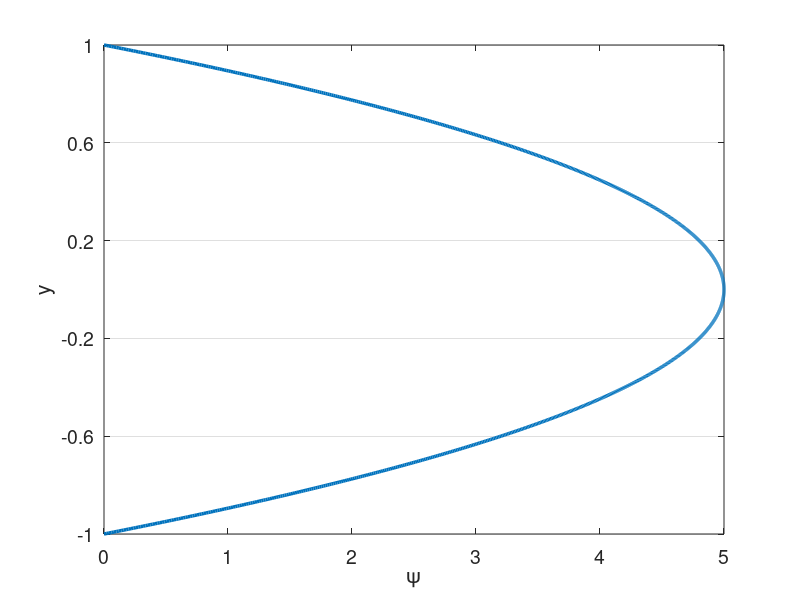

Here is the MATLAB script that generated this plot: (Note: this script raises an error after producing the figure.)
% clc
clear all
close all


set(0,'DefaultAxesFontSize',14)
set(0,'defaultLineLineWidth',2.5)
% set(0,'DefaultFigureWindowStyle','docked')


linestyles = {'k-','b-','r-','g-','c-','m-','k--','b--','r--','g--','c--','m--','k-.','b-.','r-.','g-.','c-.','m-.','k:','b:','r:','g:','c:','m:'};
pointstyles = {'ko','bo','ro','go','co','mo','k^','b^','r^','g^','c^','m^','ks','bs','rs','gs','cs','ms','k*','b*','r*','g*','c*','m*','k+','b+','r+','g+','c+','m+'};
%%

%%%%%%%%%%%%%%%%%%%%%%%%%%%%%%%%%%%%%%%%%%%%%%%%%%%%%%%%%%%%%%%%%%
% Navier-Stokes Solver Demo (2D Channel)
%%%%%%%%%%%%%%%%%%%%%%%%%%%%%%%%%%%%%%%%%%%%%%%%%%%%%%%%%%%%%%%%%%

format compact;
format short; 
Re = 10; Pr=0.8; Pe=Re*Pr; 
dpdx = 1;

%N=16; E=5; N1=N+1; nL=N1*N1*E;  % 16th order
N=4; % polynomial order  
Ex=1; % Number of elements in x
Ey=5; % Number of elements in y
CFL=0.1;
u_ic = Re;
pert = 0.0;
f_ic = @(x,y) u_ic*(1-y.^4)/2;

%% Enrichment information
en_on = 1;
N_en_y = 1; 
en_mag = 10;
psi = {@(x,y) en_mag*(0.5*(1 - y.^2) + 0.*x), @(x,y) 0.*y + 0.*x};
gpsi = {@(x,y) 0.*y + 0.*x, @(x,y) en_mag*(-1.*y + 0.*x), ...
        @(x,y) 0.*y + 0.*x, @(x,y) 0.*y + 0.*x};
hpsi = {@(x,y) 0.*y + 0.*x, @(x,y) en_mag*(-1 - 0.*y + 0.*x), ...
        @(x,y) 0.*y + 0.*x, @(x,y) 0.*y + 0.*x};

    
% Law of the wall
% Re_t = Re;
% u_tau = 1;
% nu = 1/Re_t;
% kap = 0.41;
% beta = 5.2;
% dypdy = u_tau/nu;
% ypb = 11.062299784340414;
% yp = @(y) (1-abs(y))*Re_t;
% psi = {@(x,y) (yp(y) <= ypb).*yp(y) + (yp(y) > ypb).*(1./kap.*log(yp(y)+eps)+beta) + 0.*x, @(x,y) 0.*y + 0.*x};
% gpsi = {@(x,y) 0.*y + 0.*x,  @(x,y) ((yp(y) <= ypb).*1 + (yp(y) > ypb).*1/(kap*(yp(y)+eps)))*dypdy + 0.*x,...
%         @(x,y) 0.*y + 0.*x, @(x,y) 0.*y + 0.*x};
% hpsi = {@(x,y) 0.*y + 0.*x,  @(x,y) ((yp(y) <= ypb).*0 + (yp(y) > ypb).*-1./(kap*(yp(y)+eps).^2))*dypdy*dypdy + 0.*x,...
%         @(x,y) 0.*y + 0.*x, @(x,y) 0.*y + 0.*x};
    

%% Plot psi
figure
ys_plot = linspace(-1,1,1000);
plot(psi{1}(0,ys_plot),ys_plot)
xlabel('\psi')
ylabel('y')
set(gca, 'YGrid', 'on', 'XGrid', 'off')
    yticks(linspace(-1,1,Ey+1));

psi_p = psi{1}(0,N_en_y*2/Ey-1);
dypsi_p1 = gpsi{2}(0,N_en_y*2/Ey-1);
dypsi_p2 = gpsi{2}(0,1-N_en_y*2/Ey);

%% Begin Solve
E=Ex*Ey; % Total number of elements
N1=N+1;
disp("Generating Matrices")
Q=makeq(Ex,Ey,N); % Global continuity
R=maker(Q,Ex,N); % Restriction matrix, applies Dirichlet conditions
[X,Y]=make_geom_channel(Ex,Ey,N);      % Geometry in local form
en_b_nodes = get_en_bound_nodes(Ex,Ey,N,N_en_y);

Ys = zeros(Ey*length(Y(1,:,1)),1);
for i = 1:Ey
    Ys((i-1)*(N+1)+1:(i)*(N+1)) = Y(1,:,(i-1)*Ex+1);
end
        
[G,J,ML,RX]=make_coef(X,Y);
[Ah,Bh,Ch,Dh,z,w]=semhat(N);
[Gs, Gs_x, Gs_y] =  face_mats(X,Y,E,N);
Gs_c = R*Q'*apply_en_cont(Gs,en_b_nodes,psi_p);
Gsb = R*Q'*Gs*Q*R';


[n,nb]=size(R); 
nL=N1*N1*E;

Ab=spalloc(nL,nL,nL*N);    %  Generate Abar
for j=1:nL
    x=zeros(nL,1); 
    x(j)=1; 
    Ab(:,j)=abar_c(x,Dh,G,Q);  % assembled Neumann Operator
end
A_c=R*Q'*apply_en_cont(Ab,en_b_nodes,psi_p);
S_check=full(Ab);
Ab = Q'*Ab*Q;
A=R*Ab*R'; % Full stiffness matrix
Bb=reshape(ML,nL,1); % Form Mass matrix
Bb=diag(Bb); 
Bb=sparse(Bb); 
Ma=R*Q'*Bb*Q*R'; % Assembling mass matrix  % Full mass matrix
M_c = R*Q'*apply_en_cont(Bb,en_b_nodes,psi_p);


%%
M_check=full(Bb);

Ma_uv_check = zeros(2*nL);
Ma_uv_check(1:nL,1:nL) = M_check;
Ma_uv_check(nL+1:2*nL,nL+1:2*nL) = M_check;
A_uv_check = zeros(2*nL);
A_uv_check(1:nL,1:nL) = S_check;
A_uv_check(nL+1:2*nL,nL+1:2*nL) = S_check;

M_q = full(Ma);
S_q = full(A);


%%
% Assemble overall system matrices
nn = length(Ma); % number of nodes in the domain
Ma_uv = zeros(2*nn);
Ma_uv(1:nn,1:nn) = Ma;
Ma_uv(nn+1:2*nn,nn+1:2*nn) = Ma;
Ma_uv = sparse(Ma_uv);
A_uv = zeros(2*nn);
A_uv(1:nn,1:nn) = A;
A_uv(nn+1:2*nn,nn+1:2*nn) = A;
A_uv = sparse(A_uv);
ML_uv = zeros(2*(N+1),2*(N+1),E);
ML_uv(1:N+1,1:N+1,1:E) = ML;
ML_uv(N+2:2*(N+1),N+2:2*(N+1),1:E) = ML;
G_uv = zeros(2*nn);
G_uv(1:nn,1:nn) = Gsb;
G_uv(nn+1:2*nn,nn+1:2*nn) = Gsb;
G_uv = sparse(G_uv);



%% Assemble enrichment matrices
psi_xy{1} = psi{1}(X,Y);
psi_xy{2} = psi{2}(X,Y);
if en_on
    disp("Computing enrichment")
    [Mp,Sp,T1,T2,T1_alt,T1_alt2,Mp_alt,Sp_alt,z_en,w_en] = enrich_mats(X,Y,E,N,psi,gpsi,hpsi,J);
    nb = N1*N1;
        
    for k=1:2
        Mp_all{k} = zeros(nb*E,nb*E);
        Sp_all{k} = zeros(nb*E,nb*E);
        T1_all{k} = zeros(N+1,N+1,E);
        T2_all{k} = zeros(N+1,N+1,E);
        T1_alt_all{k} = zeros(N+1,N+1,E);
        T1_alt2_all{k} = zeros(N+1,N+1,E);
        Mp_alt_all{k} = zeros(nb*E,nb*E);
        Sp_alt_all{k} = zeros(nb*E,nb*E);
        
        T1_rs{k} = reshape(T1{k},[N+1,N+1,E]);
        T2_rs{k} = reshape(T2{k},[N+1,N+1,E]);
        T1_alt_rs{k} = reshape(T1_alt{k},[N+1,N+1,E]);
        T1_alt2_rs{k} = reshape(T1_alt2{k},[N+1,N+1,E]);
        
        % TODO: Assemble differently for different elements
        for iy = 1:Ey
            for ix = 1:Ex
                i = (iy-1)*Ex+ix;
                if ((iy <= N_en_y) || (iy > Ey-N_en_y))
                    Mp_all{k}((i-1)*nb+1:i*nb,(i-1)*nb+1:i*nb) = Mp{k}(:,:,i);
                    Sp_all{k}((i-1)*nb+1:i*nb,(i-1)*nb+1:i*nb) = Sp{k}(:,:,i);
                    T1_all{k}(:,:,i) = T1_rs{k}(:,:,i); 
                    T2_all{k}(:,:,i) = T2_rs{k}(:,:,i);
                    T1_alt_all{k}(:,:,i) = T1_alt_rs{k}(:,:,i); 
                    T1_alt2_all{k}(:,:,i) = T1_alt2_rs{k}(:,:,i); 
                end                
            end
        end
        %%
        if k == 1
            Mp_check_1 = full(Mp_all{k});
            Sp_check_1 = full(Sp_all{k});
            T1_check_1 = full(T1_all{k});
            T2_check_1 = full(T2_all{k});
            Mp_check_2 = zeros(size(Mp_all{k}));
            Sp_check_2 = zeros(size(Mp_all{k}));
            T1_check_2 = zeros(size(Mp_all{k}));
            T2_check_2 = zeros(size(Mp_all{k}));
        elseif k == 2
            Mp_check_2 = full(Mp_all{k});
            Sp_check_2 = full(Sp_all{k});
            T1_check_2 = full(T1_all{k});
            T2_check_2 = full(T2_all{k});
        end
        %%
        Mp_all{k} = sparse(Mp_all{k});        
        Mp_all_c{k} = R*Q'*apply_en_cont(Mp_all{k},en_b_nodes,psi_p);
        Mp_all{k} = R*Q'*Mp_all{k}*Q*R';
        Sp_all{k} = sparse(Sp_all{k});
        Sp_all_c{k} = R*Q'*apply_en_cont(Sp_all{k},en_b_nodes,psi_p);
        Sp_all{k} = R*Q'*Sp_all{k}*Q*R';
        
        Mp_alt_all{k} = sparse(Mp_alt_all{k});        
        Mp_alt_all_c{k} = R*Q'*apply_en_cont(Mp_alt_all{k},en_b_nodes,psi_p);
        Mp_alt_all{k} = R*Q'*Mp_alt_all{k}*Q*R';   
    end
    
    Mp_uv = zeros(2*nn);
    Sp_uv = zeros(2*nn);
    Mp_uv(1:nn,1:nn) = Mp_all{1};
    Mp_uv(1:nn,nn+1:2*nn) = Mp_all{2};
    Sp_uv(1:nn,1:nn) = Sp_all{1};
    Sp_uv(nn+1:2*nn,nn+1:2*nn) = Sp_all{1};
    
    %%
    Mp_uv_check = zeros(2*nL);
    Mp_uv_check(1:nL,1:nL) = Mp_check_1;
    Mp_uv_check(1:nL,nL+1:2*nL) = Mp_check_2;
    Sp_uv_check(1:nL,1:nL) = Sp_check_1;
    Sp_uv_check(nL+1:2*nL,nL+1:2*nL) = Sp_check_1;
    Mp_q_1 = full(Mp_all{1});
    Sp_q_1 = full(Sp_all{1});
    
    Mp_q_2 = full(Mp_all{2});
    Sp_q_2 = full(Sp_all{2});
    %%

    Mp_uv = sparse(Mp_uv);
    Sp_uv = sparse(Sp_uv);   
end

%%

dxmin=pi*(z(N1)-z(N))/(2*Ex); % Get min dx for CFL constraint
Tfinal=50; 
dt=CFL*dxmin/u_ic; 
nstep=ceil(Tfinal/dt); 
dt=Tfinal/nstep; 
% Print information
nstep
dt
yp1 = (1+Y(1,2))*Re

disp("Computing inverse")
Ai=pinv(full(Ab)); 

disp("Setting Initial Conditions")
% Initial conditions
u=u_ic*ones(size(ML)); 
v=0*ML;

for e = 1:E
    for i = 1:N+1
        for j = 1:N+1
            u(i,j,e) = f_ic(X(i,j,e),Y(i,j,e))+pert*rand()*u_ic;
            v(i,j,e) = v(i,j,e)+pert*rand()*u_ic;
            if en_on
                if ((e <= Ex*N_en_y) || (e > (Ey-N_en_y)*Ex))
                    u(i,j,e) = u(i,j,e) - psi{1}(X(i,j,e),Y(i,j,e));
                    v(i,j,e) = v(i,j,e) - psi{2}(X(i,j,e),Y(i,j,e));
                end
            end
        end
    end
end

% u = apply_en_cont_soln(u,en_b_nodes,psi_p);
u1=u; u2=u; u3=u; fx3=u; fx2=u; fx1=u;
v1=v; v2=v; v3=v; fy3=v; fy2=v; fy1=v;

F = dpdx*ones(size(ML));
% Fb=reshape(ML.*F,nL,1); %% Output
% 
% Fb=Bb\(Q'*Fb);  

uv = [u;v];

%%
uv_ic_check = uv;

%% Setup BC if nonzero
% u_bc = ones(size(u)).*((Y==1)+(Y==-1));
% u_bc = reshape(ML.*u_bc,nL,1);
% u_bc = Bb\(Q'*u_bc);

%%
disp("Timestepping")
plot1 = 1;
time = 0;
plot1 = post_channel(N,Ex,Ey,w,X,Y,Ys,en_on,time,u,psi_xy,N_en_y,plot1);
%%
% psi_len = length(M_c);
% psi_c = zeros(psi_len,1);
% psi_c(1:psi_len/2) = -1*ones(psi_len/2,1)*psi_p;
% psi_c(psi_len/2+1:psi_len) = 1*ones(psi_len/2,1)*psi_p;
for step=1:nstep 
    time=step*dt;
    if step==1; b0=1.0;    b= [ -1 0 0 ]';       a=[ 1  0 0 ]'; end
    if step==2; b0=1.5;    b=([ -4 1 0 ]')./2;   a=[ 2 -1 0 ]'; end
    if step==3; b0=11./6.; b=([ -18 9 -2 ]')./6; a=[ 3 -3 1 ]'; end
    if step<=3
        if en_on
            H_x=(Ma + A*dt/(b0*Re) + dt/b0*(Mp_all{1} + Sp_all{1}));
            H_y=(Ma + A*dt/(b0*Re));
            [LH_x,UH_x]=lu(H_x);
            [LH_y,UH_y]=lu(H_y);
            terms_x = 1/Re*(T1_all{1})+T2_all{1};
            terms_y = 1/Re*(T1_all{2})+T2_all{2};
            
            T1_rhs = (dt/b0)*1/Re*R*Q'*reshape(T1_alt_all{1},nL,1);
            
            H_uv = (Ma_uv + (A_uv)*dt/(b0*Re) + dt/b0*(Mp_uv + Sp_uv));
            H_c = (M_c + (A_c)*dt/(b0*Re) + dt/b0*(Mp_all_c{1}+Sp_all_c{1}));
            H_q = full(H_uv);
            rhs_c = (H_c);
            [LH_uv,UH_uv]=lu(H_uv);
        else
            H=(Ma + A*dt/(b0*Re));
            [LH_x,UH_x]=lu(H);
            LH_y = LH_x;
            UH_y = UH_x;

            terms_x = zeros(N+1,N+1,E);
            terms_y = zeros(N+1,N+1,E);
            
            H_uv = (Ma_uv + (A_uv)*dt/(b0*Re));
            H_check = (Ma_uv_check + A_uv_check*dt/(b0*Re)); 
            rhs_c = zeros(size(Ma(:,1)));
            [LH_uv,UH_uv]=lu(H_uv);
%             Hbar=(Bb+ Ab*dt/(b0*Re));
        end
        
        b0i=1./b0;
    end % Viscous op
 
    %% uv version
    
%   Nonlinear step - unassembled, not multiplied by mass matrix

    fx1 = -convl(u,RX,Dh,u,v) + F; % du = Cu  
    fy1 = -convl(v,RX,Dh,u,v); % dv = Cv
    
    %%

    rx  = a(1)*fx1+a(2)*fx2+a(3)*fx3; % kth-order extrapolation
    ry  = a(1)*fy1+a(2)*fy2+a(3)*fy3;

    fx3=fx2; fx2=fx1; 
    fy3=fy2; fy2=fy1; 

    rx  = dt*rx - (b(1)*u+b(2)*u2+b(3)*u3); u3=u2; u2=u; % Add BDF terms
    ry  = dt*ry - (b(1)*v+b(2)*v2+b(3)*v3); v3=v2; v2=v; %     and

    ut  = b0i*rx; 
    vt  = b0i*ry; 

%   uL=ut; vL=vt;
    [uL,vL,pr]=pressure_project(ut,vt,Ai,Q,ML,RX,Dh); % Div-free velocity
    pr = (b0/dt)*pr;
    

    %%

    %   Set RHS.                 %Viscous update. %  Convert to local form.
%     u=R*(Q'*reshape(ML.*uL,nL,1)-Hbar*u_bc);
    u_rhs=R*(Q'*reshape(ML.*uL,nL,1));
    v_rhs=R*(Q'*reshape(ML.*vL,nL,1));
    
    u_rhs = u_rhs + T1_rhs;
    
    %%
    
    uv = [u_rhs+rhs_c;v_rhs];
    uv=UH_uv\(LH_uv\uv);
    u = uv(1:nn);
    v = uv(nn+1:2*nn);
    u=Q*(R'*u);
    if en_on
        u = apply_en_cont_soln(Ey,N_en_y,en_b_nodes,u,psi_p);
    end
    u=reshape(u,N1,N1,E);
    v=Q*(R'*v);
    v=reshape(v,N1,N1,E);
    
    
    
%% Output
    if mod(step,1000)==0
        plot1 = post_channel(N,Ex,Ey,w,X,Y,Ys,en_on,time,u,psi_xy,N_en_y,plot1);
    end

end
%%%%%%%%%%%%%%%%%%%%%%%%%%%%%%%%%%%%%%%%%%%%%%%%%%%%%%%%%%%%%%%%%%
